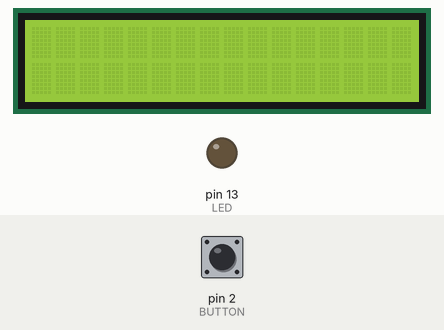
Simulated run of this sketch. Board: Arduino Uno, built with avr-gcc and run on an emulated ATmega328P. Parts: 16×2 character LCD, output pins drawn as LEDs (lit = HIGH). Dashed ring = blinking. The test bench sets the inputs (shaded band); at power-on: pin 2 (BUTTON) LOW. Random numbers use the default seed unless the sketch sets one; EEPROM starts erased; what the sketch prints to the serial monitor is not drawn.

Above: at 1.2 s.
1.3 s: pin 2 (BUTTON) pulled HIGH for 0.15 s
At 1.51 s:
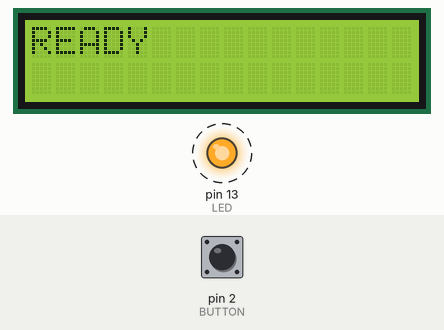
2.0 s: pin 2 (BUTTON) pulled HIGH for 1 s
At 2.4 s:
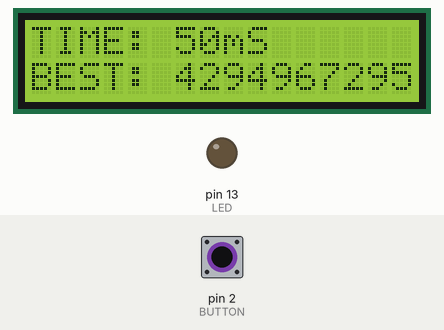
4.5 s: pin 2 (BUTTON) pulled HIGH for 3.2 s
At 5.0 s:
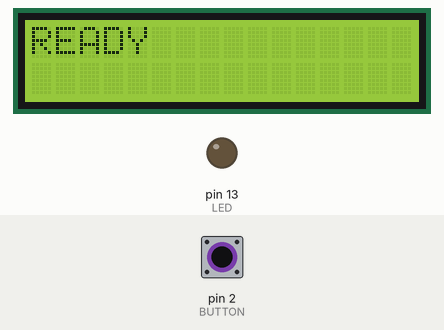
8.3 s: pin 2 (BUTTON) pulled HIGH for 0.15 s
At 9.1 s:
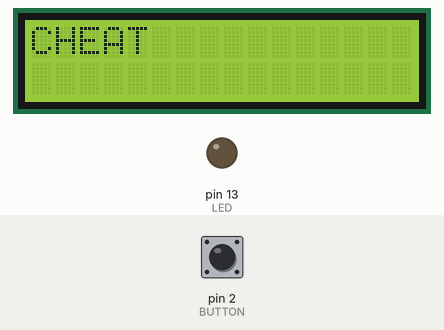
11.4 s: pin 2 (BUTTON) pulled HIGH for 0.15 s
At 12.7 s:
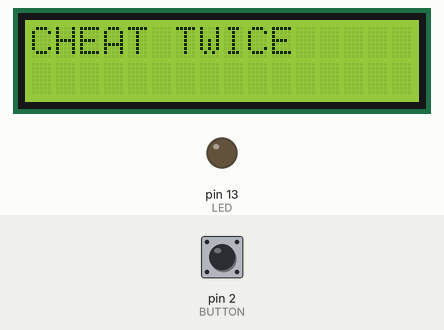
Timing chart, 0 to 14.0 s (numbered marks = the images above; inputs shaded):
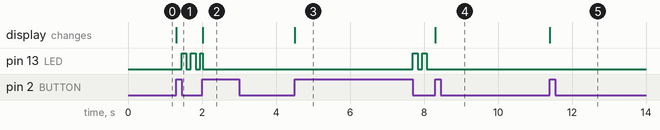

Measured:
- after the input at 1.3 s, pin 13 (LED): alternates HIGH for 0.13 s and LOW for 0.13 s, starting after 0.15 s; the display: changes at once (image 1)
- after the input at 2.0 s, pin 13 (LED): HIGH → LOW at once; the display: changes at once (image 2)
- after the input at 4.5 s, pin 13 (LED): alternates HIGH for 0.13 s and LOW for 0.13 s, starting after 3.2 s; the display: changes at once (image 3)
- after the input at 8.3 s, the display: changes at once (image 4)
- after the input at 11.4 s, the display: changes at once (image 5)

The sketch:

Reaction.ino
```cpp
/*
 *** Configuration Definitions ***
 * 0 Means Disabled
 * Any other value means enabled
 */

#define CONFIG_USE_INTERRUPT    1
#define CONFIG_USE_LCD          1
#define CONFIG_USE_EEPROM       1
#define CONFIG_USE_TIMER        1

void fsm_accept(int);

#define BUTTON  2
#define LED     13

#if CONFIG_USE_EEPROM
#include <EEPROM.h>
typedef union {
  byte bytes[4];
  unsigned long value;
} __attribute__((packed)) __ulong_t;

unsigned long get_best_time() {
  __ulong_t best_time;

  best_time.bytes[0] = EEPROM[0];
  best_time.bytes[1] = EEPROM[1];
  best_time.bytes[2] = EEPROM[2];
  best_time.bytes[3] = EEPROM[3];

  return best_time.value;
}

void set_best_time(unsigned long value) {
  __ulong_t best_time = {
    .value = value
  };

  EEPROM[0] = best_time.bytes[0];
  EEPROM[1] = best_time.bytes[1];
  EEPROM[2] = best_time.bytes[2];
  EEPROM[3] = best_time.bytes[3];
}
#endif  /* CONFIG_USE_EEPROM */

#if CONFIG_USE_TIMER
static bool wait_interval_finished = false;
#else
static unsigned long wait_start_time = 0;
#endif /* CONFIG_USE_TIMER */
static unsigned long respond_start_time = 0;

#if CONFIG_USE_TIMER
void timer1_init_ctc() {
  noInterrupts();

  /* Reset timer */
  TCCR1A = 0;
  TCCR1B = 0;
  TCNT1 = 0;

  /* Use CTC mode */
  TCCR1B = _BV(WGM12);

  /* Set TOP to 249 (250000/1000 = 250 = 249 + 1 (Count starts from 0)) */
  OCR1A = 249;

  interrupts();
}

static unsigned long timer1_wait_interval = 0;
void timer1_wait(unsigned long interval) {

  /* Start counting from BOTTOM */
  TCNT1 = 0;

  /* Enable interrupt on compare match on channel B */
  TIMSK1 = _BV(OCIE1A);

  timer1_wait_interval = interval;

  /* Set prescaler to 64 (16MHz/64 = 250.00KHz) -- Starts the timer */
  TCCR1B |= _BV(CS11) | _BV(CS10);
}

SIGNAL(TIMER1_COMPA_vect) { /* Fires each (roughly) 1mS */

  if (!timer1_wait_interval) {
    /* Disable timer */
    TCCR1A = 0;
    TCCR1B = 0;
    wait_interval_finished = true;
    fsm_accept(0);
  }

  --timer1_wait_interval;
}
#endif /* CONFIG_USE_TIMER */

/*
 * Liquid Crystal Display (LCD) Definitions and Includes
 */

#if CONFIG_USE_LCD

/* Number of columns in LCD */
#define LCD_COLS  16

/* Number of rows in LCD */
#define LCD_ROWS  2

/* LCD Interface pins */
#define LCD_RS  12
#define LCD_EN  11
#define LCD_D4  6
#define LCD_D5  5
#define LCD_D6  4
#define LCD_D7  3

/* Include library header
 * (Arduino IDE/arduino-builder) automatically links with LiquidCrystal library
 * */
#include <LiquidCrystal.h>

/* Initialize LCD Module */
LiquidCrystal lcd(LCD_RS, LCD_EN, LCD_D4, LCD_D5, LCD_D6, LCD_D7);
#endif  /* CONFIG_USE_LCD */

/*
 * Message showing (Allows both Serial and LCD viewing)
 */
void msg(char *msg) {
  Serial.println(msg);
#if CONFIG_USE_LCD
  lcd.print(msg);
#endif  /* CONFIG_USE_LCD */
}

/*
 * Finite State Machine model
 */
static enum {
  STATE_IDLE,
  STATE_READY,
  STATE_WAIT,
  STATE_CHEAT,
  STATE_RESPOND,
} state = STATE_IDLE;
static unsigned long random_wait_interval = 0;

void fsm_accept(int input) {
  switch (state) {
    case STATE_IDLE:
      /* Wait until user pushes the button. */
      if (input) {
        state = STATE_READY;
#if CONFIG_USE_LCD
        lcd.clear();
#endif
        msg("READY");
      }
      break;
    case STATE_READY:
      /* Blink the LED twice in 0.5 Sec, set the random counter
       * and record current time.
       * */
      noInterrupts();
      random_wait_interval = (unsigned long) random(1000, 5000);
      digitalWrite(LED, HIGH);
      _delay_ms(125);
      digitalWrite(LED, LOW);
      _delay_ms(125);
      digitalWrite(LED, HIGH);
      _delay_ms(125);
      digitalWrite(LED, LOW);
      _delay_ms(125);
      state = STATE_WAIT;
#if CONFIG_USE_TIMER
      timer1_init_ctc();
      timer1_wait(random_wait_interval);
#else /* Use Arduino functions */
      wait_start_time = millis();
#endif /* CONFIG_USE_TIMER */
      interrupts();
      break;
    case STATE_WAIT:
#if CONFIG_USE_TIMER
      if (wait_interval_finished) {
        wait_interval_finished = false;
#else   /* Use Arduino functions */
      if (millis() - wait_start_time >= random_wait_interval) {
#endif  /* CONFIG_USE_TIMER */
        digitalWrite(LED, HIGH);
        respond_start_time = millis();
        state = STATE_RESPOND;
      } else if (input) {
#if CONFIG_USE_LCD
        lcd.clear();
#endif
        msg("CHEAT");
        analogWrite(LED, 25);
        state = STATE_CHEAT;
      }
      break;
    case STATE_RESPOND:
      if (input) {
        unsigned long respond_time = millis() - respond_start_time;
        char buf[50] = {0};
#if CONFIG_USE_LCD
        lcd.clear();
#endif
        snprintf(buf, 50, "TIME: %lumS", respond_time);
        msg(buf);
#if CONFIG_USE_EEPROM
        unsigned long best_time = get_best_time();
        if (respond_time < best_time)
          set_best_time(respond_time);
        snprintf(buf, 50, "BEST: %lumS", best_time);
#if CONFIG_USE_LCD
        lcd.setCursor(0, 1);
#endif  /* CONFIG_USE_LCD */
        msg(buf);
#if CONFIG_USE_LCD
        lcd.setCursor(0, 0);
#endif  /* CONFIG_USE_LCD */
#endif  /* CONFIG_USE_EEPROM */
        digitalWrite(LED, LOW);
        state = STATE_IDLE;
      }
      break;
    case STATE_CHEAT:
#if CONFIG_USE_TIMER
      if (wait_interval_finished) {
        wait_interval_finished = false;
#else /* Use Arduino functions */
      if (millis() - wait_start_time >= random_wait_interval) {
#endif  /* CONFIG_USE_TIMER */
        digitalWrite(LED, HIGH);
        respond_start_time = millis();
        state = STATE_RESPOND;
      } else if (input) {
#if CONFIG_USE_LCD
        lcd.clear();
#endif
        msg("CHEAT TWICE");
        digitalWrite(LED, LOW);
        state = STATE_IDLE;
      }
      break;
  }
}

#if CONFIG_USE_INTERRUPT
/* Interrupt Service Routine -- Attached to INT0 Pin */
void input_isr(void) {
  static int input = 0;
  static int __last_input = 0;
  input = digitalRead(BUTTON);
  int accept = input == __last_input? 0 : input;
  fsm_accept(accept);
  __last_input = input;
}
#endif  /* CONFIG_USE_INTERRUPT */

void setup() {
  randomSeed(analogRead(0));    /* Initialize Random Seed */
  Serial.begin(9600);
  pinMode(BUTTON, INPUT);
  pinMode(LED, OUTPUT);
#if CONFIG_USE_INTERRUPT
  attachInterrupt(digitalPinToInterrupt(BUTTON), input_isr, CHANGE);
#endif  /* CONFIG_USE_INTERRUPT */

#if CONFIG_USE_LCD
  lcd.begin(LCD_ROWS, LCD_COLS);
  lcd.display();
#endif
}

void loop() {
#if CONFIG_USE_INTERRUPT
#if CONFIG_USE_TIMER
  /* Seriously, just do nothing! */
#else
  fsm_accept(0);
#endif
#else /* Use polling */
  int input = 0;
  static int __last_input = 0;
  input = digitalRead(BUTTON);
  int accept = input == __last_input? 0 : input;
  fsm_accept(accept);
  __last_input = input;
#endif  /* !CONFIG_USE_INTERRUPT */
}
```
